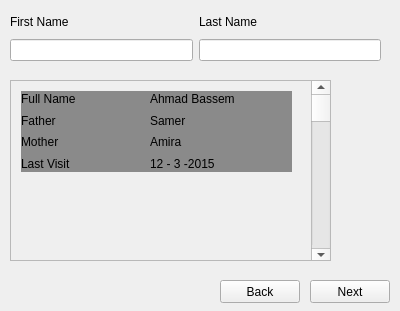
<?xml version="1.0" encoding="UTF-8"?>
<ui version="4.0">
 <class>PulseRecordingC</class>
 <widget class="QWidget" name="PulseRecordingC">
  <property name="geometry">
   <rect>
    <x>0</x>
    <y>0</y>
    <width>400</width>
    <height>311</height>
   </rect>
  </property>
  <property name="windowTitle">
   <string>PulseRecordingC</string>
  </property>
  <widget class="QWidget" name="horizontalLayoutWidget_2">
   <property name="geometry">
    <rect>
     <x>10</x>
     <y>10</y>
     <width>371</width>
     <height>51</height>
    </rect>
   </property>
   <layout class="QHBoxLayout" name="Name_HL">
    <item>
     <layout class="QVBoxLayout" name="First_Name_VL">
      <item>
       <widget class="QLabel" name="FirstName">
        <property name="text">
         <string>First Name</string>
        </property>
       </widget>
      </item>
      <item>
       <widget class="QLineEdit" name="FirstNameBox"/>
      </item>
     </layout>
    </item>
    <item>
     <layout class="QVBoxLayout" name="Last_Name_VL">
      <item>
       <widget class="QLabel" name="LastName">
        <property name="text">
         <string>Last Name</string>
        </property>
       </widget>
      </item>
      <item>
       <widget class="QLineEdit" name="LastNameBox"/>
      </item>
     </layout>
    </item>
   </layout>
  </widget>
  <widget class="QScrollArea" name="scrollArea">
   <property name="geometry">
    <rect>
     <x>10</x>
     <y>80</y>
     <width>321</width>
     <height>181</height>
    </rect>
   </property>
   <property name="widgetResizable">
    <bool>true</bool>
   </property>
   <widget class="QWidget" name="scrollAreaWidgetContents">
    <property name="geometry">
     <rect>
      <x>0</x>
      <y>0</y>
      <width>319</width>
      <height>179</height>
     </rect>
    </property>
    <widget class="QWidget" name="Patient" native="true">
     <property name="geometry">
      <rect>
       <x>10</x>
       <y>10</y>
       <width>271</width>
       <height>81</height>
      </rect>
     </property>
     <property name="autoFillBackground">
      <bool>false</bool>
     </property>
     <property name="styleSheet">
      <string notr="true">background-color: rgb(138, 138, 138);</string>
     </property>
     <widget class="QWidget" name="gridLayoutWidget">
      <property name="geometry">
       <rect>
        <x>0</x>
        <y>0</y>
        <width>251</width>
        <height>80</height>
       </rect>
      </property>
      <layout class="QGridLayout" name="Patient_info_GL">
       <item row="0" column="0">
        <widget class="QLabel" name="Full_Name">
         <property name="text">
          <string>Full Name</string>
         </property>
        </widget>
       </item>
       <item row="1" column="0">
        <widget class="QLabel" name="Father">
         <property name="text">
          <string>Father</string>
         </property>
        </widget>
       </item>
       <item row="2" column="0">
        <widget class="QLabel" name="Mother">
         <property name="text">
          <string>Mother</string>
         </property>
        </widget>
       </item>
       <item row="2" column="1">
        <widget class="QLabel" name="Mother_value">
         <property name="text">
          <string>Amira</string>
         </property>
        </widget>
       </item>
       <item row="1" column="1">
        <widget class="QLabel" name="Father_value">
         <property name="text">
          <string>Samer</string>
         </property>
        </widget>
       </item>
       <item row="3" column="0">
        <widget class="QLabel" name="Last_Visit">
         <property name="text">
          <string>Last Visit</string>
         </property>
        </widget>
       </item>
       <item row="3" column="1">
        <widget class="QLabel" name="Last_Visit_value">
         <property name="text">
          <string>12 - 3 -2015</string>
         </property>
        </widget>
       </item>
       <item row="0" column="1">
        <widget class="QLabel" name="Full_Name_value">
         <property name="text">
          <string>Ahmad Bassem</string>
         </property>
        </widget>
       </item>
      </layout>
     </widget>
    </widget>
    <widget class="QScrollBar" name="verticalScrollBar">
     <property name="geometry">
      <rect>
       <x>300</x>
       <y>0</y>
       <width>20</width>
       <height>181</height>
      </rect>
     </property>
     <property name="orientation">
      <enum>Qt::Vertical</enum>
     </property>
    </widget>
   </widget>
  </widget>
  <widget class="QPushButton" name="Next">
   <property name="geometry">
    <rect>
     <x>310</x>
     <y>280</y>
     <width>80</width>
     <height>23</height>
    </rect>
   </property>
   <property name="text">
    <string>Next</string>
   </property>
  </widget>
  <widget class="QPushButton" name="Back">
   <property name="geometry">
    <rect>
     <x>220</x>
     <y>280</y>
     <width>80</width>
     <height>23</height>
    </rect>
   </property>
   <property name="text">
    <string>Back</string>
   </property>
  </widget>
 </widget>
 <resources/>
 <connections/>
</ui>
